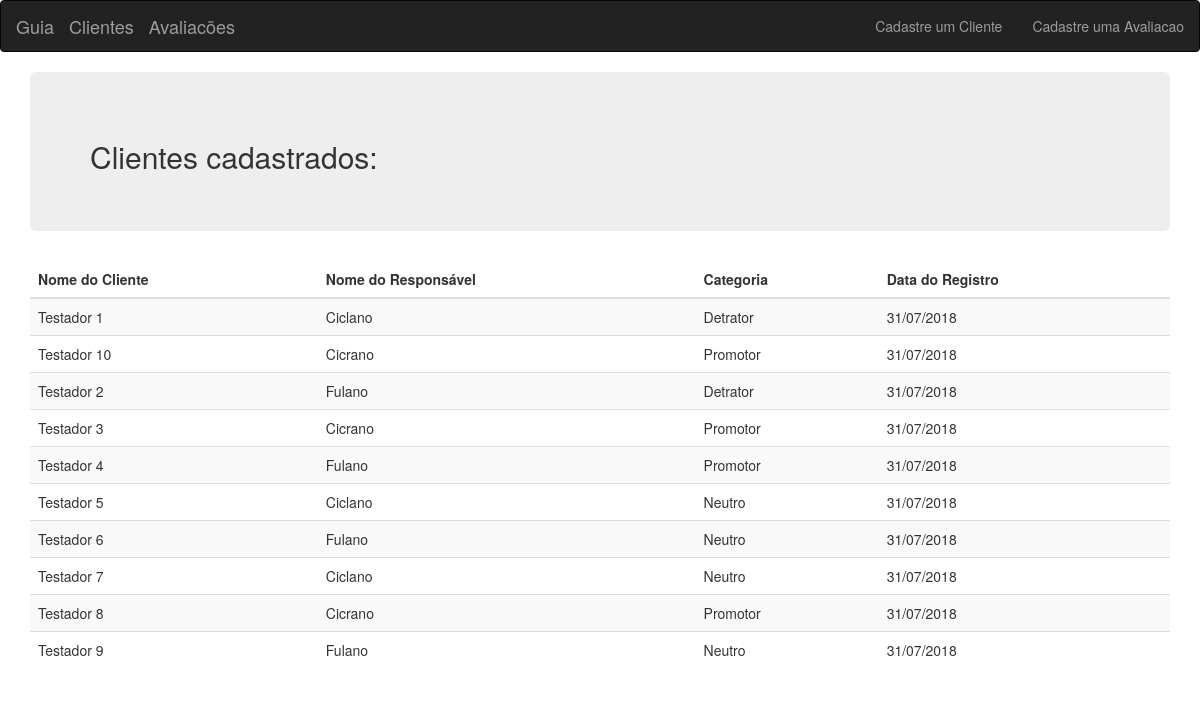
Screenshot of /clientes with the database file from the repository.
### tables this page shows
CREATE TABLE IF NOT EXISTS `clientes` (
  `id` int(10) NOT NULL AUTO_INCREMENT,
  `nome_cliente` varchar(150) NOT NULL,
  `nome_responsavel` varchar(150) NOT NULL,
  `categoria` varchar(10) DEFAULT NULL,
  `data_registro` date DEFAULT NULL,
  PRIMARY KEY (`id`)
);

### core/controller.php (called while the page is built, shortened)
<?php
class controller {
	public function loadTemplate($viewName, $viewData = array()) {
		require 'views/template.php';
	}
	public function loadViewInTemplate($viewName, $viewData = array()) {
		extract($viewData);
		require 'views/'.$viewName.'.php';
	}
}

### controllers/clientesController.php (called while the page is built, shortened)
<?php
class clientesController extends controller{
	public function  index(){
		$dados = array();
		$c = new Clientes();
		$clientes = $c->getListaClientes();
		$dados ['clientes']=$clientes;
		$this->loadTemplate('clientes', $dados);
	}
}
?>

### core/Core.php (called while the page is built, shortened)
<?php
class Core {
	public function run() {
		$url = '/';
		if(isset($_GET['url'])) {
			$url .= $_GET['url'];
		}
		$params = array();
		if(!empty($url) && $url != '/') {
			$url = explode('/', $url);
			array_shift($url);
			array_shift($url);
			if(isset($url[0]) && !empty($url[0])) {
				$currentAction = $url[0];
				array_shift($url);
			} else {
				$currentAction = 'index';
			}
		} else {
			$currentController = 'homeController';
			$currentAction = 'index';
		}
		$c = new $currentController();
		call_user_func_array(array($c, $currentAction), $params);
	}
}

### index.php (called while the page is built, shortened)
<?php
$core = new Core();
$core->run();

### core/model.php (called while the page is built, shortened)
<?php
class model {
	public function __construct() {
		global $db;
		$this->db = $db;
	}
}

### models/Clientes.php (called while the page is built, shortened)
<?php
	class Clientes extends model{
		public function getListaClientes(){
			$array = array();
			$sql = $this->db->prepare("SELECT * FROM clientes ORDER BY nome_cliente ASC");
			$sql->execute();
			if($sql->rowCount() > 0){
				$array = $sql->fetchALL();
			}
			return  $array;
		}
	}
?>

### views/clientes.php (the view)
<div class="container">
	<div class="jumbotron">
		<h2>Clientes cadastrados:</h2>
	</div>
	<table class="table table-striped">
		<thead>
			<tr>
				<th>Nome do Cliente</th>
				<th>Nome do Responsável</th>
				<th>Categoria</th>
				<th>Data do Registro</th>
			</tr>
		</thead>
		<?php foreach($clientes as $cliente):?>
			<tr>
				<td><?php echo $cliente['nome_cliente']; ?></td>
				<td><?php echo $cliente['nome_responsavel']; ?></td>
				<td><?php echo $cliente['categoria']; ?></td>
				<td><?php echo implode("/",array_reverse(explode("-",$cliente['data_registro']))); ?></td>
			</tr>
		<?php endforeach; ?>
	</table>
</div>

### views/template.php (shortened to what this page needs)
<!DOCTYPE html>
<html>
	<head>
		<link rel="stylesheet" type="text/css" href="<?php echo BASE_URL; ?>assets/css/bootstrap.min.css" />
		<link rel="stylesheet" type="text/css" href="<?php echo BASE_URL; ?>assets/css/style.css" />
	</head>
	<body>
		<nav class="navbar navbar-inverse">
			<div class="container-fluid">
				<div class="navbar-header">
					<a href="./" class="navbar-brand">Guia</a>
					<a href="<?php echo BASE_URL; ?>clientes" class="navbar-brand">Clientes</a>
					<a href="<?php echo BASE_URL; ?>avaliacoes" class="navbar-brand">Avaliacões</a>
				</div>
				<ul class="nav navbar-nav navbar-right">
					<li><a href="<?php echo BASE_URL; ?>clientes/cadastrar">Cadastre um Cliente</a></li>
					<li><a href="<?php echo BASE_URL; ?>avaliacoes/cadastrar">Cadastre uma Avaliacao</a></li>
				</ul>
			</div>
		</nav>
		<?php $this->loadViewInTemplate($viewName, $viewData); ?>
	</body>
</html>

### rows the page displays
clientes: nome_cliente "Testador 1", nome_responsavel "Ciclano", categoria "Detrator", data_registro "31/07/2018"
clientes: nome_cliente "Testador 10", nome_responsavel "Cicrano", categoria "Promotor", data_registro "31/07/2018"
clientes: nome_cliente "Testador 2", nome_responsavel "Fulano", categoria "Detrator", data_registro "31/07/2018"
clientes: nome_cliente "Testador 3", nome_responsavel "Cicrano", categoria "Promotor", data_registro "31/07/2018"
clientes: nome_cliente "Testador 4", nome_responsavel "Fulano", categoria "Promotor", data_registro "31/07/2018"
clientes: nome_cliente "Testador 5", nome_responsavel "Ciclano", categoria "Neutro", data_registro "31/07/2018"
clientes: nome_cliente "Testador 6", nome_responsavel "Fulano", categoria "Neutro", data_registro "31/07/2018"
clientes: nome_cliente "Testador 7", nome_responsavel "Ciclano", categoria "Neutro", data_registro "31/07/2018"
clientes: nome_cliente "Testador 8", nome_responsavel "Cicrano", categoria "Promotor", data_registro "31/07/2018"
clientes: nome_cliente "Testador 9", nome_responsavel "Fulano", categoria "Neutro", data_registro "31/07/2018"
